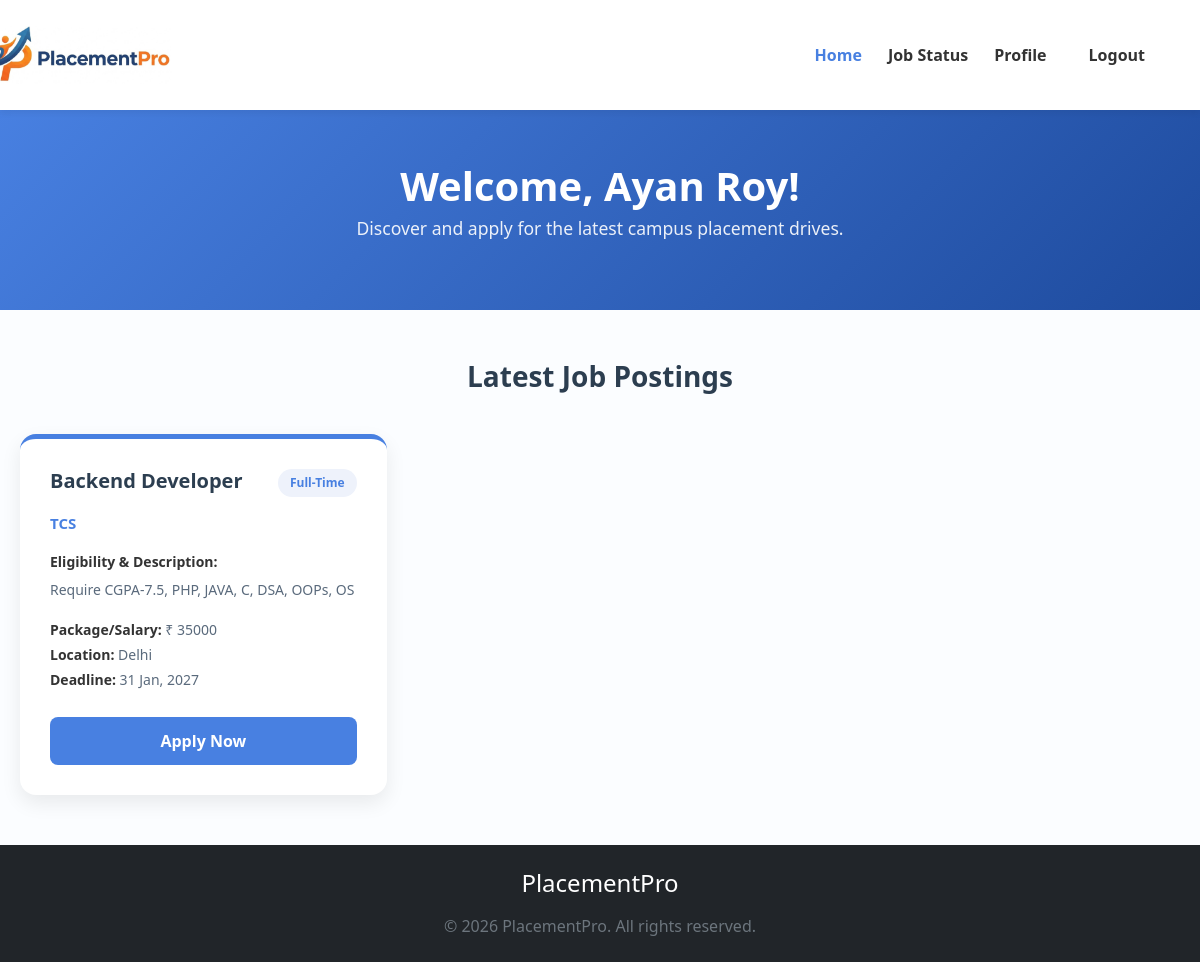
Screenshot of /StudentSection/DashboardStudent.php (signed in) with the database file from the repository.
### tables this page shows
CREATE TABLE `jobs` (
  `job_id` int(11) NOT NULL,
  `posted_by` int(11) NOT NULL,
  `company_name` varchar(100) NOT NULL,
  `job_title` varchar(100) NOT NULL,
  `job_type` enum('Full-Time','Part-Time','Internship') NOT NULL,
  `salary` varchar(50) DEFAULT NULL,
  `location` varchar(100) DEFAULT NULL,
  `requirements` text NOT NULL,
  `description` text NOT NULL,
  `deadline` date NOT NULL,
  `created_at` timestamp NOT NULL DEFAULT current_timestamp()
);

### StudentSection/DashboardStudent.php (the view, shortened to what this page needs)
<?php
$conn = new mysqli("localhost", "root", "", "placementpro");
$jobs_query = "SELECT * FROM jobs WHERE deadline >= CURDATE() ORDER BY created_at DESC";
$jobs_result = $conn->query($jobs_query);
?>
<!DOCTYPE html>
<html lang="en">
<head>
    <link href="https://cdn.jsdelivr.net/npm/bootstrap@5.3.3/dist/css/bootstrap.min.css" rel="stylesheet">
    <link href="../CSS/DashboardStudent.css" rel="stylesheet">
</head>
<body>
    <nav class="navbar navbar-expand-lg sticky-top">
        <div class="container">
            <a class="navbar-brand" href="#">
                <img src="../Logo.jpeg" alt="PlacementPro Logo" onerror="this.src='https://via.placeholder.com/200x70?text=PlacementPro'">
            </a>
            <div class="collapse navbar-collapse" id="navbarNav">
                <ul class="navbar-nav ms-auto">
                    <li class="nav-item"><a class="nav-link active" href="DashboardStudent.php">Home</a></li>
                    <li class="nav-item"><a class="nav-link" href="ApplyStatus.php">Job Status</a></li>
                    <li class="nav-item"><a class="nav-link" href="StudentProfile.php">Profile</a></li>
                    <li class="nav-item ms-lg-3"><a class="nav-link text-danger fw-bold" href="../Logout.php">Logout</a></li>
                </ul>
            </div>
        </div>
    </nav>
    <header class="dashboard-header">
        <div>
            <h1>Welcome, <?php echo htmlspecialchars($_SESSION['full_name']); ?>!</h1>
            <p>Discover and apply for the latest campus placement drives.</p>
        </div>
    </header>
    <main>
        <h2 class="section-title">Latest Job Postings</h2>
        <div class="job-grid">
            <?php
            if ($jobs_result && $jobs_result->num_rows > 0) {
                while ($job = $jobs_result->fetch_assoc()) {
            ?>
                    <div class="job-card">
                        <div>
                            <div class="job-header">
                                <h3 class="job-title"><?php echo htmlspecialchars($job['job_title']); ?></h3>
                                <span class="job-badge"><?php echo htmlspecialchars($job['job_type']); ?></span>
                            </div>
                            <span class="company-name"><?php echo htmlspecialchars($job['company_name']); ?></span>
                            <div class="job-details">
                                <div class="eligibility-section">
                                    <strong>Eligibility & Description:</strong>
                                    <div class="long-text">
                                        <?php echo nl2br(htmlspecialchars($job['requirements'])); ?>
                                    </div>
                                </div>
                                <span><strong>Package/Salary:</strong> ₹ <?php echo htmlspecialchars($job['salary']); ?></span>
                                <span><strong>Location:</strong> <?php echo htmlspecialchars($job['location']); ?></span>
                                <span><strong>Deadline:</strong> <?php echo date("d M, Y", strtotime($job['deadline'])); ?></span>
                            </div>
                        </div>
                        <form action="ApplyJob.php" method="POST">
                            <button type="submit" class="apply-btn">Apply Now</button>
                        </form>
                    </div>
            <?php
                }
            } else {
                echo "<div class='no-jobs-msg'>No active job postings are available at the moment. Please check back later.</div>";
            }
            ?>
        </div>
    </main>
    <footer class="bg-dark text-white text-center py-4 mt-auto">
        <div class="container">
            <h4 class="mb-3">PlacementPro</h4>
            <p class="mb-0 text-secondary">&copy; 2026 PlacementPro. All rights reserved.</p>
        </div>
    </footer>
</body>
</html>

### CSS/DashboardStudent.css (style rules this page uses)
body { margin: 0; padding: 0; box-sizing: border-box; background-color: #fbfdff; overflow-x: hidden; display: flex; flex-direction: column; min-height: 100vh; }
.navbar { background-color: #ffffff !important; box-shadow: 0 4px 6px rgba(0, 0, 0, 0.05); padding: 15px 20px; }
.navbar-brand { color: #4880e1 !important; font-weight: 800; display: flex; align-items: center; margin-left: -70px; }
.navbar-brand img { height: 70px; width: 200px; object-fit: contain; }
.nav-link { font-weight: 600; color: #333 !important; transition: color 0.3s ease; margin: 0 5px; }
.nav-link:hover, .nav-link.active { color: #4880e1 !important; }
.dashboard-header { display: flex; align-items: center; justify-content: center; height: 25vh; min-height: 200px; background: linear-gradient(135deg, #4880e1 0%, #1e4b9e 100%); color: white; text-align: center; }
.dashboard-header h1 { font-size: 2.5rem; font-weight: 700; margin-bottom: 5px; }
.dashboard-header p { font-size: 1.1rem; opacity: 0.9; }
main { flex-grow: 1; padding: 50px 20px; }
.section-title { text-align: center; color: #2c3e50; font-weight: 700; margin-bottom: 40px; font-size: 28px; }
.job-grid { display: grid; grid-template-columns: repeat(auto-fill, minmax(320px, 1fr)); gap: 30px; max-width: 1200px; margin: 0 auto; align-items: start; }
.job-card { overflow: auto; background-color: #ffffff; border-radius: 16px; box-shadow: 0 8px 20px rgba(0, 0, 0, 0.08); padding: 30px; text-align: left; transition: transform 0.3s ease, box-shadow 0.3s ease; border-top: 5px solid #4880e1; display: flex; flex-direction: column; }
.job-header { display: flex; justify-content: space-between; align-items: flex-start; margin-bottom: 15px; }
.job-title { font-size: 20px; font-weight: 700; color: #2c3e50; margin: 0; }
.company-name { font-size: 15px; color: #4880e1; font-weight: 600; margin-bottom: 15px; display: block; text-transform: uppercase; }
.job-badge { background-color: #eef2fb; color: #4880e1; padding: 5px 12px; border-radius: 20px; font-size: 12px; font-weight: 700; }
.job-details { margin-bottom: 25px; color: #5a6a7c; font-size: 14px; line-height: 1.8; overflow: auto; }
.job-details span { display: block; }
.job-details strong { color: #333; }
.apply-btn { background-color: #4880e1; color: white; padding: 12px 20px; font-size: 16px; font-weight: 600; border-radius: 8px; width: 100%; border: none; transition: 0.3s ease; text-align: center; }
.eligibility-section { margin-bottom: 15px; display: block; }
.long-text { overflow: hidden; margin-top: 5px; color: #5a6a7c; line-height: 1.6; max-height: 4.8em; position: relative; transition: max-height 0.4s ease; }

### rows the page displays
jobs: job_title "Backend Developer", job_type "Full-Time", company_name "TCS", requirements "Require CGPA-7.5, PHP, JAVA, C, DSA, OOPs, OS", salary "35000", location "Delhi", deadline "31 Jan, 2027"

### other values shown
$_SESSION['full_name'] "Ayan Roy"
